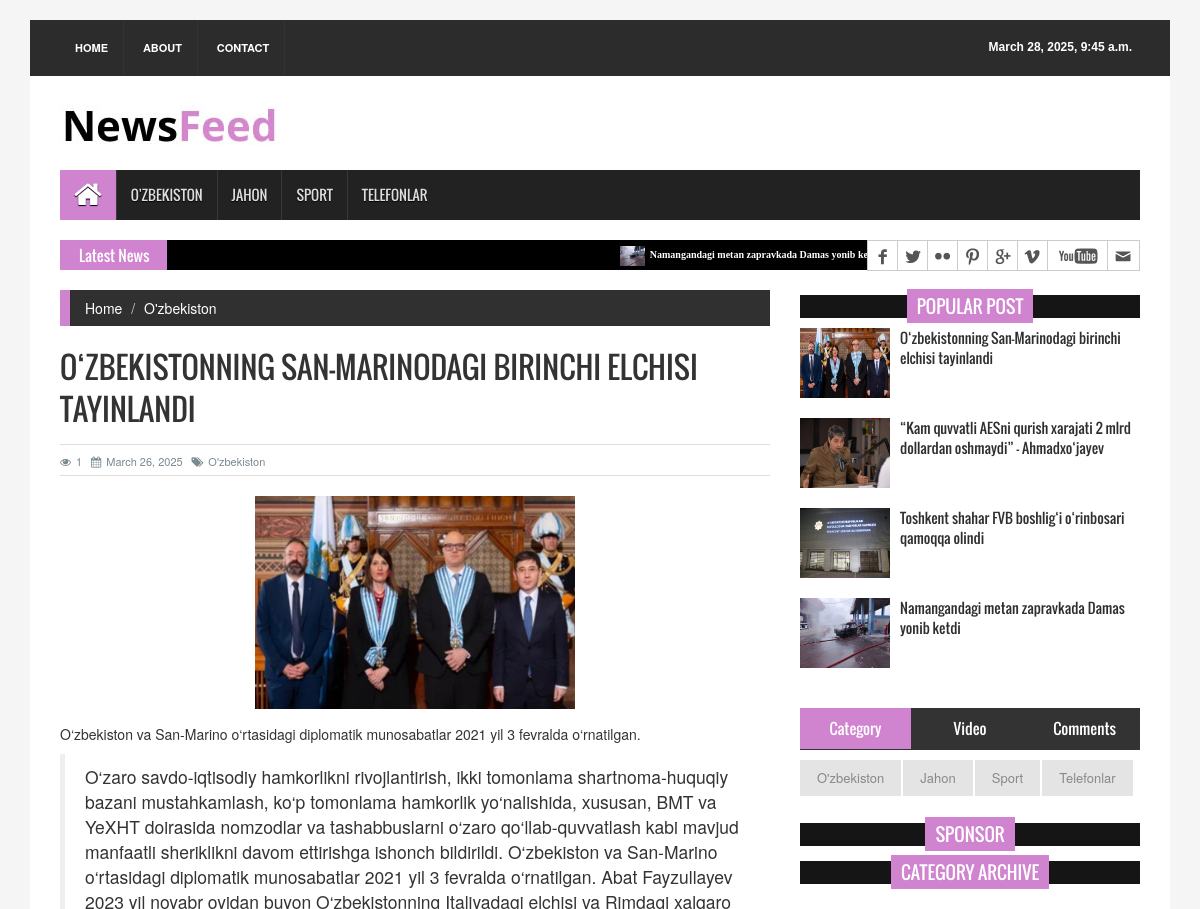
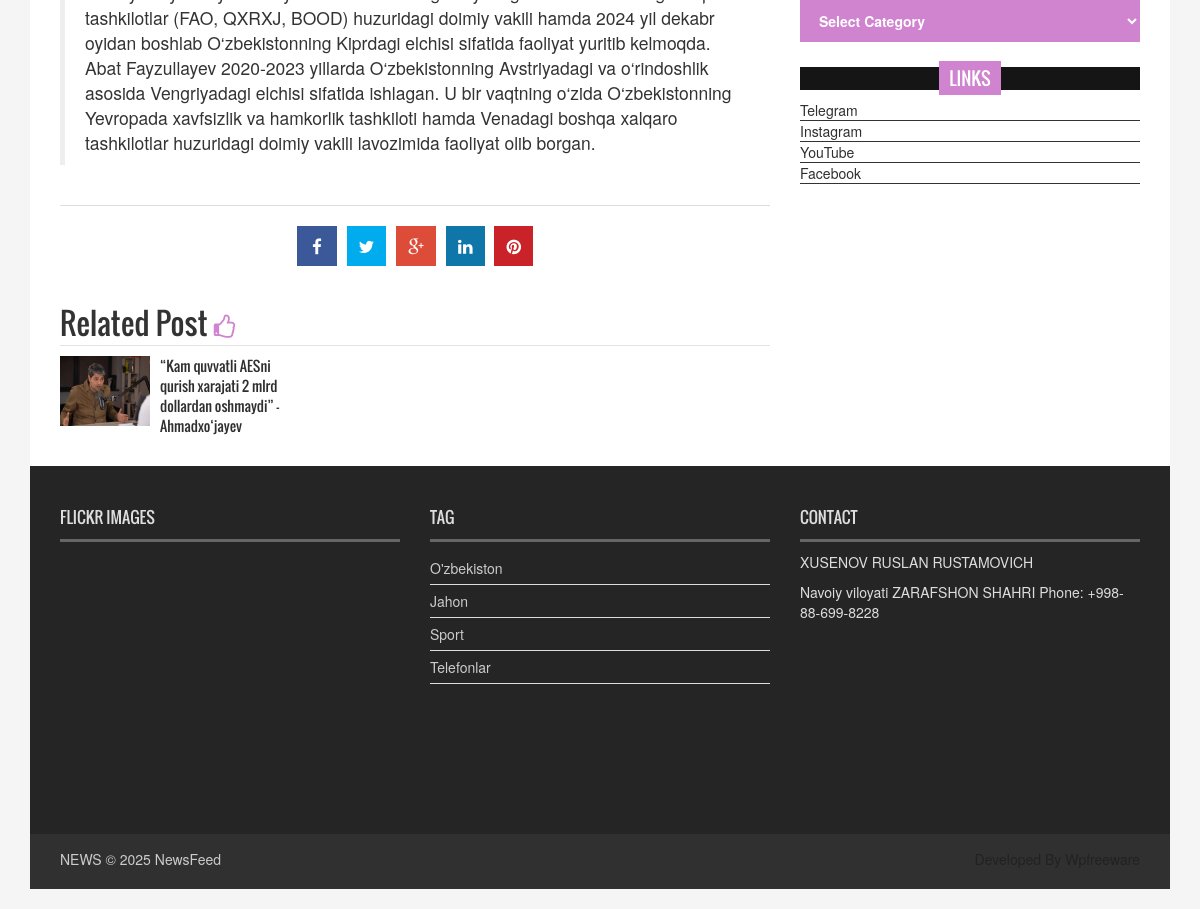
Screenshot of /detail/3/ with the database file from the repository (2 pictures, top to bottom).
### news24/models.py (models this page shows, shortened)
class Category(models.Model):
    name = models.CharField(max_length=100)
    is_active = models.BooleanField()
    def __str__(self):
        return self.name

class News(models.Model):
    title = models.CharField(max_length=200)
    short_desc = models.CharField(max_length=200)
    description = models.TextField()
    date = models.DateTimeField(auto_now_add=True)
    views = models.PositiveIntegerField()
    image = models.ImageField(upload_to='media/')
    category = models.ForeignKey(Category, on_delete=models.CASCADE)

### news24/views.py (the view)
# urls.py: path('detail/<int:pk>/', detail, name='detail'),
def detail(request, pk):
    new = News.objects.get(pk=pk)
    news = News.objects.filter(category__name=new.category).order_by('-date')
    popular_news = News.objects.filter(category__name=new.category).order_by('-views')
    sponsor = Sponsor.objects.all()
    new.views += 1
    new.save()
    context = {
        'ctg': get_category(),
        'new': new,
        'news': news,
        'popular_news': popular_news[:4],
        'date': get_date(),
        'sponsor': sponsor,
    }
    return render(request, 'single_page.html', context)

### news24/views.py (called while the page is built)
def get_date():
    return datetime.datetime.today()

def get_category():
    return Category.objects.all()

### templates/single_page.html (shortened to what this page needs)
<!DOCTYPE html>
<html>
{% load static %}
<head>
<link rel="stylesheet" type="text/css" href="{% static 'assets/css/bootstrap.min.css' %}">
<link rel="stylesheet" type="text/css" href="{% static 'assets/css/font-awesome.min.css' %}">
<link rel="stylesheet" type="text/css" href="{% static 'assets/css/animate.css' %}">
<link rel="stylesheet" type="text/css" href="{% static 'assets/css/font.css' %}">
<link rel="stylesheet" type="text/css" href="{% static 'assets/css/li-scroller.css' %}">
<link rel="stylesheet" type="text/css" href="{% static 'assets/css/slick.css' %}">
<link rel="stylesheet" type="text/css" href="{% static 'assets/css/jquery.fancybox.css' %}">
<link rel="stylesheet" type="text/css" href="{% static 'assets/css/theme.css' %}">
<link rel="stylesheet" type="text/css" href="{% static 'assets/css/style.css' %}">
</head>
<body>
<div class="container">
  <header id="header">
    <div class="row">
      <div class="col-lg-12 col-md-12 col-sm-12">
        <div class="header_top">
          <div class="header_top_left">
            <ul class="top_nav">
              <li><a href="{% url 'index' %}">Home</a></li>
              <li><a href="{% url 'about' %}">About</a></li>
              <li><a href="{% url 'contact' %}">Contact</a></li>
            </ul>
          </div>
          <div class="header_top_right">
            <p>{{ date }}</p>
          </div>
        </div>
      </div>
      <div class="col-lg-12 col-md-12 col-sm-12">
        <div class="header_bottom">
          <div class="logo_area"><a href="{% url 'index' %}" class="logo"><img src="{% static 'images/logo.jpg' %}" alt=""></a></div>
        </div>
      </div>
    </div>
  </header>
  <section id="navArea">
    <nav class="navbar navbar-inverse" role="navigation">
      <div id="navbar" class="navbar-collapse collapse">
        <ul class="nav navbar-nav main_nav">
          <li class="active"><a href="{% url 'index' %}"><span class="fa fa-home desktop-home"></span><span class="mobile-show">Home</span></a></li>
          {% for ct in ctg %}
            {% if ct.is_active %}
              <li><a href="{% url 'ctg' ct.pk %}">{{ ct.name }}</a></li>
            {% endif %}
          {% endfor %}
        </ul>
      </div>
    </nav>
  </section>
  <section id="newsSection">
    <div class="row">
      <div class="col-lg-12 col-md-12">
        <div class="latest_newsarea"> <span>Latest News</span>
          <ul id="ticker01" class="news_sticker">
            {% for new in news %}
            {% if forloop.counter < 4 %}
              <li><a href="{% url 'detail' new.pk %}"><img src="{{ new.image.url }}" alt="">{{ new.title }}</a></li>
            {% endif %}
            {% endfor %}
          </ul>
          <div class="social_area">
            <ul class="social_nav">
                <li class="facebook"><a href="https://www.facebook.com" target="_blank"></a></li>
                <li class="twitter"><a href="https://www.twitter.com" target="_blank"></a></li>
                <li class="flickr"><a href="https://www.flickr.com" target="_blank"></a></li>
                <li class="pinterest"><a href="https://www.pinterest.com" target="_blank"></a></li>
                <li class="googleplus"><a href="https://plus.google.com" target="_blank"></a></li>
                <li class="vimeo"><a href="https://www.vimeo.com" target="_blank"></a></li>
                <li class="youtube"><a href="https://www.youtube.com" target="_blank"></a></li>
                <li class="mail"><a href="mailto:example@example.com"></a></li>
            </ul>
          </div>
        </div>
      </div>
    </div>
  </section>
  <section id="contentSection">
    <div class="row">
      <div class="col-lg-8 col-md-8 col-sm-8">
        <div class="left_content">
          <div class="single_page">
            <ol class="breadcrumb">
              <li><a href="{% url 'index' %}">Home</a></li>
              <li><a href="{% url 'ctg' new.category_id %">{{ new.category }}</a></li>
            </ol>
            <h1>{{ new.title }}</h1>
            <div class="post_commentbox"> <a href="#"><i class="fa fa-eye"></i>{{ new.views }}</a> <span><i class="fa fa-calendar"></i>{{ new.date.date }}</span> <a href="{% url 'ctg' new.category_id %}"><i class="fa fa-tags"></i>{{ new.category }}</a> </div>
            <div class="single_page_content"> <img class="img-center" src="{{ new.image.url }}" alt="">
              <p>{{ new.short_desc }}</p>
              <blockquote> {{ new.description }} </blockquote>
            </div>
            <div class="social_link">
              <ul class="sociallink_nav">
                  <li><a href="https://www.facebook.com/" target="_blank"><i class="fa fa-facebook"></i></a></li>
                  <li><a href="https://twitter.com/" target="_blank"><i class="fa fa-twitter"></i></a></li>
                  <li><a href="https://plus.google.com/" target="_blank"><i class="fa fa-google-plus"></i></a></li>
                  <li><a href="https://www.linkedin.com/" target="_blank"><i class="fa fa-linkedin"></i></a></li>
                  <li><a href="https://www.pinterest.com/" target="_blank"><i class="fa fa-pinterest"></i></a></li>
              </ul>
            </div>
            <div class="related_post">
              <h2>Related Post <i class="fa fa-thumbs-o-up"></i></h2>
              <ul class="spost_nav wow fadeInDown animated">
                <li>
                  {% for new in news|slice:"4:7" %}
                  <div class="media"> <a class="media-left" href="{% url 'detail' new.pk %}"> <img src="{{ new.image.url }}" alt=""> </a>
                    <div class="media-body"> <a class="catg_title" href="{% url 'detail' new.pk %}"> {{ new.title }}</a> </div>
                  </div>
                  {% endfor %}
                </li>
              </ul>
            </div>
          </div>
        </div>
      </div>
      <div class="col-lg-4 col-md-4 col-sm-4">
        <aside class="right_content">
          <div class="single_sidebar">
            <h2><span>Popular Post</span></h2>
            <ul class="spost_nav">
              {% for new in popular_news|slice:"0:4" %}
              <li>
                <div class="media wow fadeInDown"> <a href="{% url 'detail' new.pk %}" class="media-left"> <img alt="" src="{{ new.image.url }}"> </a>
                  <div class="media-body"> <a href="{% url 'detail' new.pk %}" class="catg_title">{{ new.title }}</a> </div>
                </div>
              </li>
              {% endfor %}
            </ul>
          </div>
          <div class="single_sidebar">
            <ul class="nav nav-tabs" role="tablist">
              <li role="presentation" class="active"><a href="#category" aria-controls="home" role="tab" data-toggle="tab">Category</a></li>
              <li role="presentation"><a href="#video" aria-controls="profile" role="tab" data-toggle="tab">Video</a></li>
              <li role="presentation"><a href="#comments" aria-controls="messages" role="tab" data-toggle="tab">Comments</a></li>
            </ul>
            <div class="tab-content">
              <div role="tabpanel" class="tab-pane active" id="category">
                <ul>
          {% for ct in ctg %}
          {% if ct.is_active %}
            <li class="cat-item"><a href="{% url 'ctg' ct.pk %}">{{ ct.name }}</a></li>
          {% endif %}
          {% endfor %}
                </ul>
              </div>
            </div>
          </div>
          <div class="single_sidebar wow fadeInDown">
            <h2><span>Sponsor</span></h2>
          <div class="single_sidebar wow fadeInDown">
            <h2><span>Category Archive</span></h2>
                <select class="catgArchive" id="categorySelect">
                    <option value="0">Select Category</option>
                </select>
          </div>
          <div class="single_sidebar wow fadeInDown">
            <h2><span>Links</span></h2>
            <ul>
              <li><a href="https://t.me/">Telegram</a></li>
              <li><a href="https://www.instagram.com/">Instagram</a></li>
              <li><a href="https://www.youtube.com">YouTube</a></li>
              <li><a href="https://www.facebook.com">Facebook</a></li>
            </ul>
          </div>
        </aside>
      </div>
    </div>
  </section>
  <footer id="footer">
    <div class="footer_top">
      <div class="row">
        <div class="col-lg-4 col-md-4 col-sm-4">
          <div class="footer_widget wow fadeInLeftBig">
            <h2>Flickr Images</h2>
          </div>
        </div>
        <div class="col-lg-4 col-md-4 col-sm-4">
          <div class="footer_widget wow fadeInDown">
            <h2>Tag</h2>
            <ul class="tag_nav">
          {% for ct in ctg %}
          {% if ct.is_active %}
            <li><a href="{% url 'ctg' ct.pk %}">{{ ct.name }}</a></li>
          {% endif %}
          {% endfor %}
            </ul>
          </div>
        </div>
        <div class="col-lg-4 col-md-4 col-sm-4">
          <div class="footer_widget wow fadeInRightBig">
            <h2>Contact</h2>
            <p>XUSENOV RUSLAN RUSTAMOVICH</p>
            <address>
            Navoiy viloyati ZARAFSHON SHAHRI Phone: +998-88-699-8228
            </address>
          </div>
        </div>
      </div>
    </div>
    <div class="footer_bottom">
      <p class="copyright">NEWS &copy; 2025 <a href="#">NewsFeed</a></p>
      <p class="developer">Developed By Wpfreeware</p>
    </div>
  </footer>
</div>
</body>
</html>

### static/assets/css/li-scroller.css (style rules this page uses)
ul.newsticker { position:relative; left:750px; font:bold 10px Verdana; list-style-type:none; margin:0; padding:0 }
ul.newsticker li { float:left; margin:0; padding:0 }
ul.newsticker a { white-space:nowrap; padding:0; color:#fff; margin:0 50px 0 0 }
ul.newsticker a > img { height:20px; margin-right:5px; width:25px }

### static/assets/css/theme.css (style rules this page uses)
.navbar-inverse .navbar-nav > .active > a, .navbar-inverse .navbar-nav > .active > a:hover, .navbar-inverse .navbar-nav > .active > a:focus { background-color:#d083cf }
.latest_newsarea span { background:none repeat scroll 0 0 #d083cf }
.single_sidebar > h2 span { background:none repeat scroll 0 0 #d083cf }
.nav-tabs > li.active > a, .nav-tabs > li.active > a:hover, .nav-tabs > li.active > a:focus { background-color:#d083cf }
.breadcrumb { border-left:10px solid #d083cf }
.catgArchive { background-color:#d083cf }
.related_post > h2 i { color:#d083cf }

### rows the page displays
Category: name "O'ZBEKISTON", name "O'zbekiston"
Category: name "JAHON", name "Jahon"
Category: name "SPORT", name "Sport"
Category: name "TELEFONLAR", name "Telefonlar"
News: image (picture), title "Namangandagi metan zapravkada Damas yonib ketdi"
News: category "O'zbekiston", title "O‘ZBEKISTONNING SAN-MARINODAGI BIRINCHI ELCHISI TAYINLANDI", views "1", date "March 26, 2025", image (picture), short_desc "O‘zbekiston va San-Marino o‘rtasidagi diplomatik munosabatlar 2021 yil 3 fevralda o‘rnatilgan.", description "O‘zaro savdo-iqtisodiy hamkorlikni rivojlantirish, ikki tomonlama shartnoma-huquqiy bazani mustahkamlash, ko‘p tomonlama hamkorlik yo‘nalishida, xususan, BMT va YeXHT doirasida nomzodlar va tashabbuslarni o‘zaro qo‘llab-quvvatlash kabi mavjud manfaatli sheriklikni davom ettirishga ishonch bildirildi. O‘zbekiston va San-Marino o‘rtasidagi diplomatik munosabatlar 2021 yil 3 fevralda o‘rnatilgan. Abat Fayzullayev 2023 yil noyabr oyidan buyon O‘zbekistonning Italiyadagi elchisi va Rimdagi xalqaro tashkilotlar (FAO, QXRXJ, BOOD) huzuridagi doimiy vakili hamda 2024 yil dekabr oyidan boshlab O‘zbekistonning Kiprdagi elchisi sifatida faoliyat yuritib kelmoqda. Abat Fayzullayev 2020-2023 yillarda…", title "O‘zbekistonning San-Marinodagi birinchi elchisi tayinlandi"
News: image (picture), title "“Kam quvvatli AESni qurish xarajati 2 mlrd dollardan oshmaydi” - Ahmadxo‘jayev"
News: image (picture), title "Toshkent shahar FVB boshlig‘i o‘rinbosari qamoqqa olindi"
News: image (picture), title "Namangandagi metan zapravkada Damas yonib ketdi"

### other values shown
{{ date }} "March 28, 2025, 9:45 a.m."
